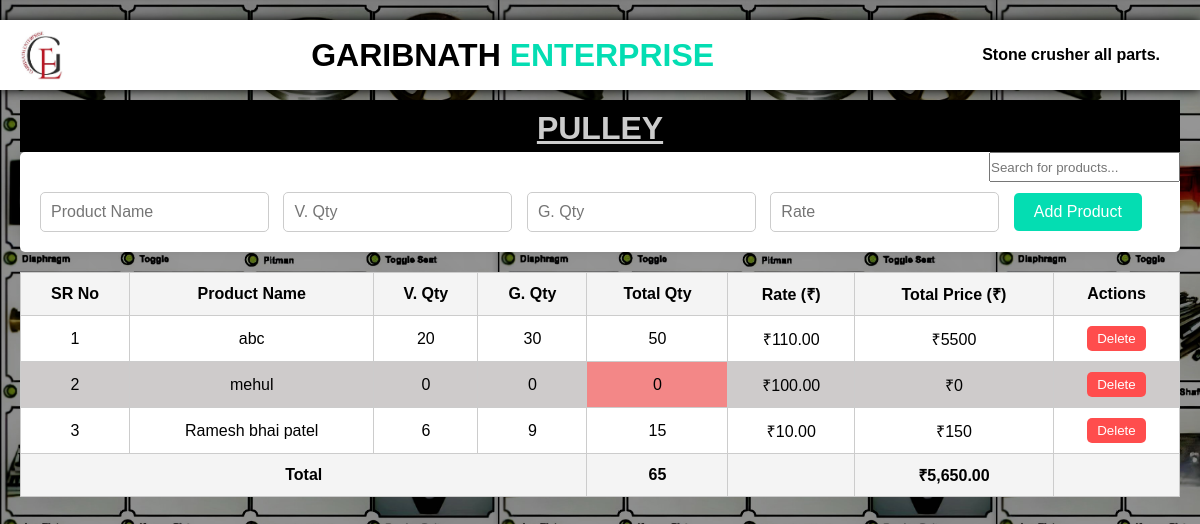
Screenshot of /PULLEY/pulley.php with the database file from the repository.
### tables this page shows
CREATE TABLE `pulley` (
  `id` int(11) NOT NULL,
  `name` varchar(255) NOT NULL,
  `v_qty` int(11) NOT NULL,
  `g_qty` int(11) NOT NULL,
  `rate` decimal(10,2) NOT NULL
);

### PULLEY/pulley.php (the view, shortened to what this page needs)
<?php include 'garibnath_db.php'; ?>
<!DOCTYPE html>
<html lang="en">
<head>
    <link rel="stylesheet" href="styles.css">
    </head>
<body>
    <nav class="nav-container">
        <img class="logo" src="../image/garibnath.jpg" alt="error">
        <div class="header">
            <h1 class="header-item">GARIBNATH <span style="color: #04ddb2;">ENTERPRISE</span></h1>
        </div>
        <h3 class="download-btn">Stone crusher all parts.</h3>
    </nav>
    <h2 class="product-header centered"style="background-color:black;">PULLEY</h2>
    <input class="search" type="text" id="searchBar" placeholder="Search for products..." onkeyup="filterTable()">
    <form id="addForm" method="POST" action="add.php">
        <input type="text" name="name" placeholder="Product Name" required>
        <input type="number" name="v_qty" placeholder="V. Qty" required>
        <input type="number" name="g_qty" placeholder="G. Qty" required>
        <input type="number" name="rate" placeholder="Rate" step="0.01" required>
        <button type="submit">Add Product</button>
    </form>
    <table id="garibnathTable">
        <thead>
            <tr>
                <th>SR No</th>
                <th>Product Name</th>
                <th>V. Qty</th>
                <th>G. Qty</th>
                <th>Total Qty</th>
                <th>Rate (₹)</th>
                <th>Total Price (₹)</th>
                <th>Actions</th>
            </tr>
        </thead>
        <tbody>
            <?php
            $sql = "SELECT * FROM pulley";
            $result = $conn->query($sql);
            $total_qty = 0;
            $total_price = 0;
            $sr_no = 1;
            if ($result->num_rows > 0) {
                while($row = $result->fetch_assoc()) {
                    $total_qty_product = $row['v_qty'] + $row['g_qty'];
                    $total_price_product = $total_qty_product * $row['rate'];
                    $total_qty += $total_qty_product;
                    $total_price += $total_price_product;
                    $qty_class = $total_qty_product < 5 ? 'low-quantity' : '';
                    echo "<tr data-id='{$row['id']}'>
                            <td>{$sr_no}</td>
                            <td class='editable' data-field='name'>{$row['name']}</td>
                            <td class='editable' data-field='v_qty'>{$row['v_qty']}</td>
                            <td class='editable' data-field='g_qty'>{$row['g_qty']}</td>
                            <td class='{$qty_class}'>{$total_qty_product}</td>
                            <td class='editable' data-field='rate'>₹{$row['rate']}</td>
                            <td>₹{$total_price_product}</td>
                            <td>
                                <button class='delete-btn'>Delete</button>
                            </td>
                          </tr>";
                    $sr_no++;
                }
            } else {
                echo "<tr><td colspan='8'>No records found</td></tr>";
            }
            ?>
        </tbody>
        <tfoot>
            <tr>
                <th colspan="4">Total</th>
                <th class="<?php echo $total_qty < 5 ? 'low-quantity' : ''; ?>"><?php echo $total_qty; ?></th>
                <th></th>
                <th>₹<?php echo number_format($total_price, 2); ?></th>
                <th></th>
            </tr>
        </tfoot>
    </table>
</body>
</html>

### PULLEY/styles.css (style rules this page uses)
* { margin: 0; padding: 0; box-sizing: border-box; }
body { font-family: Arial, sans-serif; background-image: url(../image/backgroundimage.jpg); padding: 20px; background-size:contain; }
.nav-container { display: flex; align-items: center; position: fixed; width: 100%; justify-content: space-between; background-color: #fff; color: black; box-shadow: 0 0 10px black ; padding: 10px 20px; margin-bottom: 20px; margin-left: -20px; }
.search { padding-right: 10px; height: 30px; float: right; clear: left; }
.logo { height: 50px; }
.header { flex-grow: 1; text-align: center; }
.header-item { font-size: 24px; font-size: xx-large; }
.download-btn { background-color: #fff; color: black; border: none; padding: 10px 20px; font-size: 16px; }
.centered { text-align: center; text-decoration: underline; margin-top: 80px; padding-top: 10px; padding-bottom: 5px; font-weight: 700; font-size: xx-large; color: #ccc; }
.low-quantity { color: black; background-color: #f38787; }
form { background-color: white; padding: 20px; padding-top: 40px; border-radius: 5px; margin-bottom: 20px; box-shadow: 0 0 10px rgba(0, 0, 0, 0.1); }
form input { margin-right: 10px; padding: 10px; border: 1px solid #ccc; border-radius: 5px; font-size: 16px; }
form button { background-color: #04ddb2; color: white; border: none; padding: 10px 20px; cursor: pointer; font-size: 16px; border-radius: 5px; }
table { width: 100%; border-collapse: collapse; margin-bottom: 20px; }
table th, table td { border: 1px solid #ccc; padding: 10px; text-align: center; }
table th { background-color: #f4f4f4; }
table tr { background-color: #fff; }
table tr:nth-child(even) { background-color: #cecbcb; }
table .editable { cursor: pointer; }
table .delete-btn { background-color: #ff4d4d; color: white; border: none; padding: 5px 10px; cursor: pointer; border-radius: 5px; }

### rows the page displays
pulley: name "abc", v_qty "20", g_qty "30", total_qty_product "50", rate "110.00", total_price_product "5500"
pulley: name "mehul", v_qty "0", g_qty "0", rate "100.00"
pulley: name "Ramesh bhai patel", v_qty "6", g_qty "9", total_qty_product "15", rate "10.00", total_price_product "150"

### other values shown
$total_qty "65"
$total_price "5,650.00"
